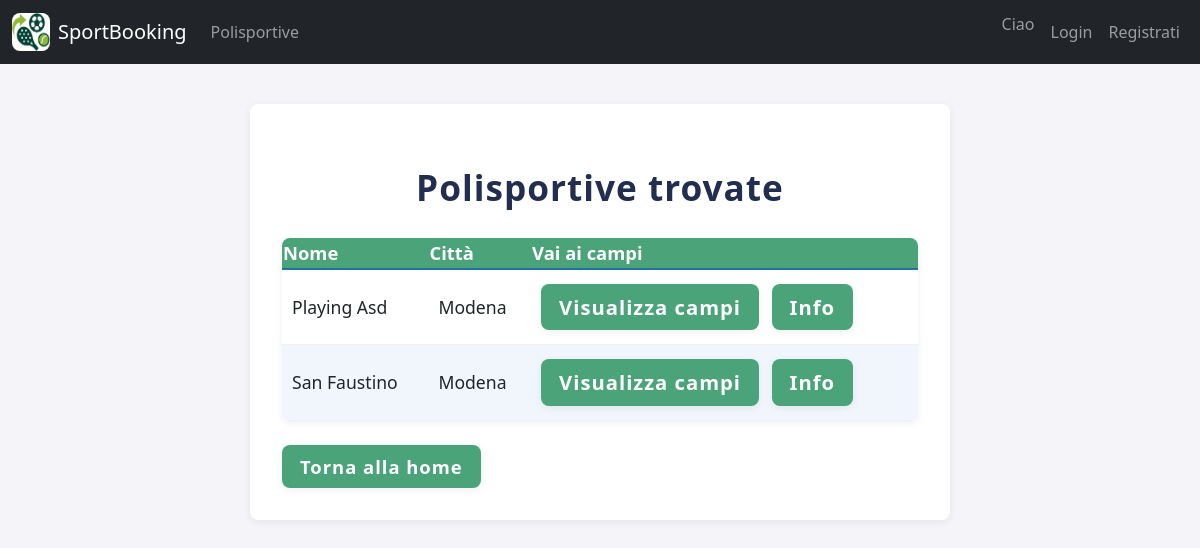
/accounts/polisportive/, run on an earlier commit of the app's database.
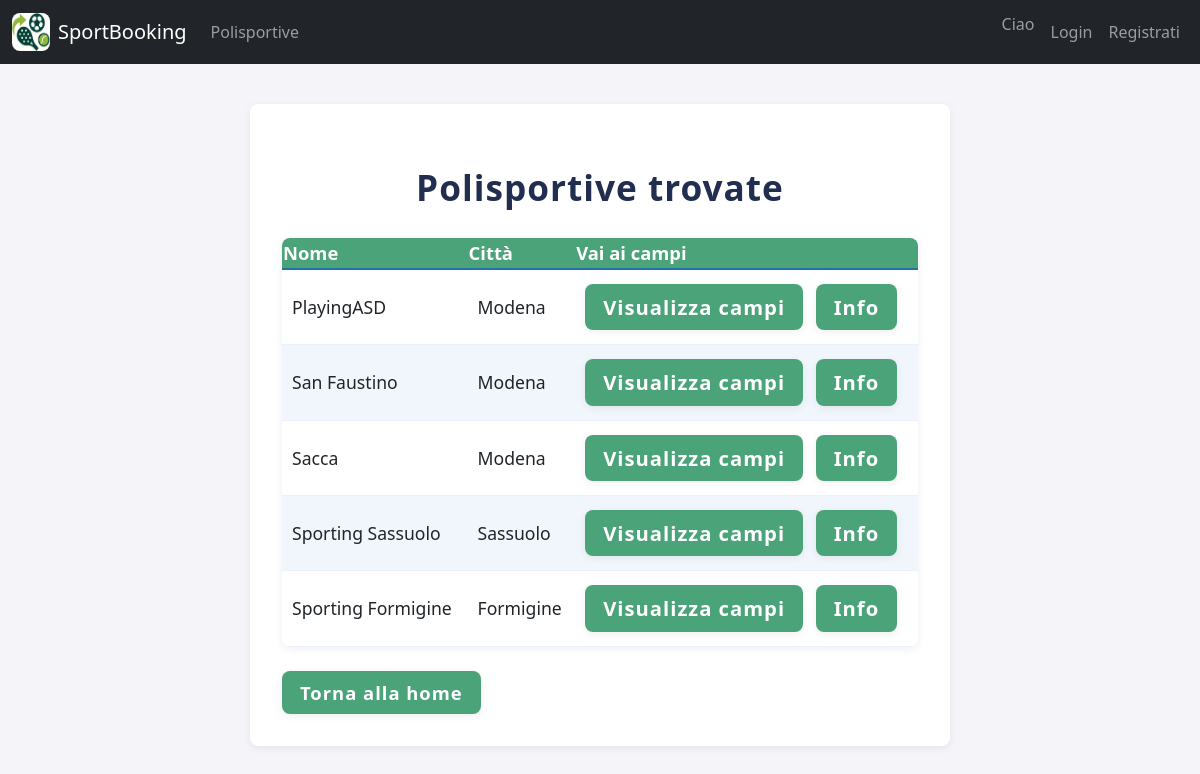
And on a later commit of the database.
### accounts/models.py (models this page shows, shortened)
class Polisportiva(models.Model):
    id = models.AutoField(primary_key=True)
    nome = models.CharField(max_length=100, unique=True)
    città = models.CharField(max_length=100)
    indirizzo = models.CharField(max_length=200, unique=True)
    telefono = models.CharField(max_length=15, unique=True)
    email = models.EmailField(max_length=100, unique=True)

### accounts/views.py (the view, shortened to what this page needs)
# urls.py: path('polisportive/', views.lista_polisportive, name='lista_polisportive'),
def lista_polisportive(request):
    citta = request.GET.get('citta', '')
    sport = request.GET.get('sport', '')
    data = request.GET.get('data', '')
    ora = request.GET.get('ora', '')
    polisportive = Polisportiva.objects.all()
    if citta:
        polisportive = polisportive.filter(
            Q(nome__icontains=citta) | Q(città__icontains=citta)    # Usa Q per cercare in più campi
        )
    if sport:
        polisportive = polisportive.filter(campi__tipo__icontains=sport)
    context = {
        'polisportive': polisportive.distinct(),
        'citta': citta,
        'sport': sport,
        'data': data,
        'ora': ora,
    }
    return render(request, 'accounts/lista_polisportive.html', context)

### accounts/templates/accounts/lista_polisportive.html (shortened to what this page needs)
{% load static %}
<!DOCTYPE html>
<html lang="it">
<head>
   {% load static %}
    <link href="https://cdn.jsdelivr.net/npm/bootstrap@5.3.3/dist/css/bootstrap.min.css" rel="stylesheet">
     <link rel="stylesheet" href="{% static 'accounts/styles.css' %}">
</head>
<body>
    {% include "accounts/navbar2.html" %}
    <div class="container">
        <h2>Polisportive trovate</h2>
        {% if polisportive %}
        <table class="tabella-polisportive">
            <thead>
                <tr>
                    <th>Nome</th>
                    <th>Città</th>
                    <th>Vai ai campi</th>
                </tr>
            </thead>
            <tbody>
                {% for polisportiva in polisportive %}
                <tr>
                    <td>{{ polisportiva.nome }}</td>
                    <td>{{ polisportiva.città }}</td>
                    <td>
                        <a class="btn" href="{% url 'campi_polisportiva' polisportiva.id %}?data={{ data }}&ora={{ ora }}&sport={{ sport }}">
                            Visualizza campi
                        </a>
                        <a class="btn btn-info ms-2" href="{% url 'dettaglio_polisportiva' polisportiva.id %}">
                            Info
                        </a>
                    </td>
                </tr>
                {% endfor %}
            </tbody>
        </table>
        {% else %}
            <div class="empty">Nessuna polisportiva trovata.</div>
        {% endif %}
        <a href="{% url 'home' %}" class="btn">Torna alla home</a>
    </div>
</body>
</html>

What changed in the data, as far as the page shows it:
changed Polisportiva: nome "Playing Asd" → "PlayingASD"
added Polisportiva: nome "Sacca", città "Modena"
added Polisportiva: nome "Sporting Sassuolo", città "Sassuolo"
added Polisportiva: nome "Sporting Formigine", città "Formigine"
